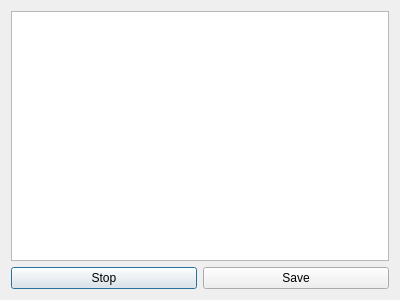
<?xml version="1.0" encoding="UTF-8"?>
<ui version="4.0">
 <class>GameWindow</class>
 <widget class="QDialog" name="GameWindow">
  <property name="geometry">
   <rect>
    <x>0</x>
    <y>0</y>
    <width>400</width>
    <height>300</height>
   </rect>
  </property>
  <property name="windowTitle">
   <string>Dialog</string>
  </property>
  <layout class="QVBoxLayout" name="verticalLayout">
   <item>
    <widget class="QGraphicsView" name="graphicsView"/>
   </item>
   <item>
    <layout class="QHBoxLayout" name="horizontalLayout">
     <item>
      <widget class="QPushButton" name="stopButton">
       <property name="text">
        <string>Stop</string>
       </property>
      </widget>
     </item>
     <item>
      <widget class="QPushButton" name="saveButton">
       <property name="text">
        <string>Save</string>
       </property>
      </widget>
     </item>
    </layout>
   </item>
  </layout>
 </widget>
 <resources/>
 <connections/>
</ui>
